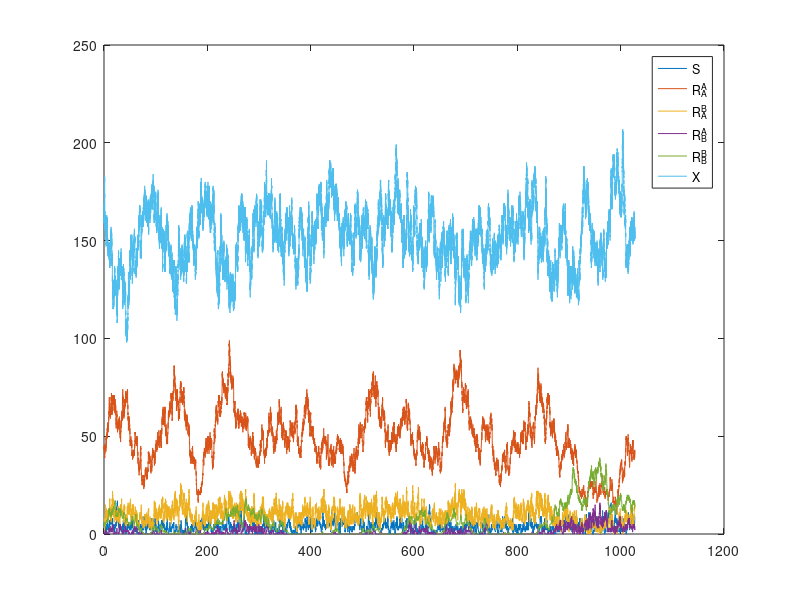

This figure's MATLAB source:
mu=1/10; %(exit rate)
m= [2,0.1,0.1,20]; %entrance rate [S,R_A,R_B,X];
gam= 1/15; %daseline recovery.
tau= 1/1.5; %Recovery with appropriate treatment.
recovVect=[gam+tau,gam,gam+tau,gam+tau,gam,0];

 %expected population,
R0=2.6; %this is my target R0 for an untreated infection in a fully succeptible population.

beta= [1,0.95,0.95]; %Infection rates [S,R_A,R_B];
betaVect=R0*(gam+mu)*[beta(1),beta(2),beta(2),beta(3),beta(3),0]/(sum(m)/mu); %rescalled infection rate.

chi=0.5; %Probablity of drug A.

CurrentState= [m(1),m(2)*chi,m(2)*(1-chi),m(3)*chi,m(3)*(1-chi),m(4)]/mu; % [S,R_A^A,R_A^B,R_B^A,R_B^B,X];
CurrentState=poissrnd(CurrentState);


%%Some Constants
IMPORT=0;
EXPORT=1;
INFECT=2;
RECOV=3;

ChiEr=[-1,chi,chi,chi,chi,2];

integralBase=0;
integralSelect=0;
integralHGT=0;

t=0;

SelectRolladex=rand(8000,1);
ChiRolladex=rand(length(SelectRolladex),1);
TimeRolladex=-log(rand(length(SelectRolladex),1));
integrals=zeros(4,length(SelectRolladex));
stateRecord=zeros(6,length(SelectRolladex));

for(iii=(1:length(SelectRolladex)))
    actionList=[[m(1),m(2)*chi,m(2)*(1-chi),m(3)*chi,m(3)*(1-chi),m(4)],...
                CurrentState*mu,...
                betaVect.*CurrentState*CurrentState(6),...
                recovVect.*CurrentState];
     
     dt= TimeRolladex(iii)/sum(actionList); 
     t=t+dt;
     integralSelect=integralSelect+dt*(CurrentState*[0;0;1;1;0;0]);
     integralBase=integralBase+dt*(CurrentState*[0;1;1;1;1;0]);
     integralHGT=integralHGT+dt*(CurrentState*[0;1;1;0;0;0])*(CurrentState*[0;0;0;1;1;0]);
     integrals(1,iii)=t;
     integrals(2,iii)=integralBase;
     integrals(3,iii)=integralSelect;
     integrals(4,iii)=integralHGT;
     Select=sum(cumsum(actionList)<SelectRolladex(iii)*sum(actionList));
    
     sanctionedAction= floor(Select/6);
     Cut=mod(Select,6)+1;
     
     if(sanctionedAction==IMPORT)
         CurrentState(Cut)=CurrentState(Cut)+1;
     end
     if(sanctionedAction==EXPORT)
         CurrentState(Cut)=CurrentState(Cut)-1;
     end
     if(sanctionedAction==INFECT)
         Cut=Cut-mod(Cut,2)+ (ChiEr(Cut)<ChiRolladex(iii));
         CurrentState(Cut)=CurrentState(Cut)+1;
         CurrentState(end)=CurrentState(end)-1;
     end
     if(sanctionedAction==RECOV)
         CurrentState(Cut)=CurrentState(Cut)-1;
         CurrentState(end)=CurrentState(end)+1;
     end
     
     
     stateRecord(:,iii)=CurrentState';
end

integralBase=0;
integralSelect=0;
integralHGT=0;

t=0;

SelectRolladex=rand(80000,1);
ChiRolladex=rand(length(SelectRolladex),1);
TimeRolladex=-log(rand(length(SelectRolladex),1));
integrals=zeros(4,length(SelectRolladex));
stateRecord=zeros(6,length(SelectRolladex));

for(iii=(1:length(SelectRolladex)))
    actionList=[[m(1),m(2)*chi,m(2)*(1-chi),m(3)*chi,m(3)*(1-chi),m(4)],...
                CurrentState*mu,...
                betaVect.*CurrentState*CurrentState(6),...
                recovVect.*CurrentState];
     
     dt= TimeRolladex(iii)/sum(actionList); 
     t=t+dt;
     integralSelect=integralSelect+dt*(CurrentState*[0;0;1;1;0;0]);
     integralBase=integralBase+dt*(CurrentState*[0;1;1;1;1;0]);
     integralHGT=integralHGT+dt*(CurrentState*[0;1;1;0;0;0])*(CurrentState*[0;0;0;1;1;0]);
     integrals(1,iii)=t;
     integrals(2,iii)=integralBase;
     integrals(3,iii)=integralSelect;
     integrals(4,iii)=integralHGT;
     Select=sum(cumsum(actionList)<SelectRolladex(iii)*sum(actionList));
    
     sanctionedAction= floor(Select/6);
     Cut=mod(Select,6)+1;
     
     if(sanctionedAction==IMPORT)
         CurrentState(Cut)=CurrentState(Cut)+1;
     end
     if(sanctionedAction==EXPORT)
         CurrentState(Cut)=CurrentState(Cut)-1;
     end
     if(sanctionedAction==INFECT)
         Cut=Cut-mod(Cut,2)+ (ChiEr(Cut)<ChiRolladex(iii));
         CurrentState(Cut)=CurrentState(Cut)+1;
         CurrentState(end)=CurrentState(end)-1;
     end
     if(sanctionedAction==RECOV)
         CurrentState(Cut)=CurrentState(Cut)-1;
         CurrentState(end)=CurrentState(end)+1;
     end
     
     
     stateRecord(:,iii)=CurrentState';
end



plot(integrals(1,:),stateRecord);
legend({"S","R_A^A","R_A^B","R_B^A","R_B^B","X"})

